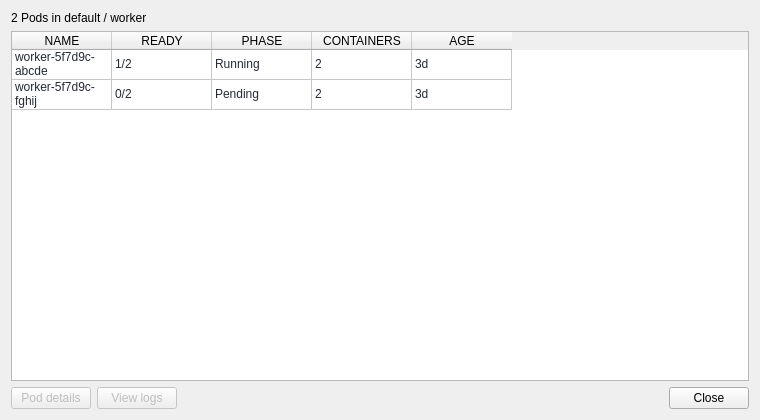
<?xml version="1.0" encoding="UTF-8"?>
<ui version="4.0">
 <class>PodsDialog</class>
 <widget class="QDialog" name="PodsDialog">
  <property name="minimumSize">
   <size>
    <width>760</width>
    <height>420</height>
   </size>
  </property>
  <property name="windowTitle">
   <string>Pods</string>
  </property>
  <layout class="QVBoxLayout" name="podsLayout" stretch="0,1,0">
   <item>
    <widget class="QLabel" name="summaryLabel">
     <property name="text">
      <string notr="true">2 Pods in default / worker</string>
     </property>
    </widget>
   </item>
   <item>
    <widget class="QTableWidget" name="podsTable">
     <property name="editTriggers">
      <set>QAbstractItemView::NoEditTriggers</set>
     </property>
     <property name="alternatingRowColors">
      <bool>false</bool>
     </property>
     <property name="selectionMode">
      <enum>QAbstractItemView::SingleSelection</enum>
     </property>
     <property name="selectionBehavior">
      <enum>QAbstractItemView::SelectRows</enum>
     </property>
     <attribute name="verticalHeaderVisible">
      <bool>false</bool>
     </attribute>
     <column>
      <property name="text">
       <string>NAME</string>
      </property>
     </column>
     <column>
      <property name="text">
       <string>READY</string>
      </property>
     </column>
     <column>
      <property name="text">
       <string>PHASE</string>
      </property>
     </column>
     <column>
      <property name="text">
       <string>CONTAINERS</string>
      </property>
     </column>
     <column>
      <property name="text">
       <string>AGE</string>
      </property>
     </column>
     <row />
     <row />
     <item row="0" column="0">
      <property name="text">
       <string notr="true">worker-5f7d9c-abcde</string>
      </property>
      <property name="foreground">
       <brush brushstyle="SolidPattern">
        <color alpha="255">
         <red>36</red>
         <green>42</green>
         <blue>51</blue>
        </color>
       </brush>
      </property>
     </item>
     <item row="0" column="1">
      <property name="text">
       <string notr="true">1/2</string>
      </property>
      <property name="foreground">
       <brush brushstyle="SolidPattern">
        <color alpha="255">
         <red>36</red>
         <green>42</green>
         <blue>51</blue>
        </color>
       </brush>
      </property>
     </item>
     <item row="0" column="2">
      <property name="text">
       <string notr="true">Running</string>
      </property>
      <property name="foreground">
       <brush brushstyle="SolidPattern">
        <color alpha="255">
         <red>36</red>
         <green>42</green>
         <blue>51</blue>
        </color>
       </brush>
      </property>
     </item>
     <item row="0" column="3">
      <property name="text">
       <string notr="true">2</string>
      </property>
      <property name="foreground">
       <brush brushstyle="SolidPattern">
        <color alpha="255">
         <red>36</red>
         <green>42</green>
         <blue>51</blue>
        </color>
       </brush>
      </property>
     </item>
     <item row="0" column="4">
      <property name="text">
       <string notr="true">3d</string>
      </property>
      <property name="foreground">
       <brush brushstyle="SolidPattern">
        <color alpha="255">
         <red>36</red>
         <green>42</green>
         <blue>51</blue>
        </color>
       </brush>
      </property>
     </item>
     <item row="1" column="0">
      <property name="text">
       <string notr="true">worker-5f7d9c-fghij</string>
      </property>
      <property name="foreground">
       <brush brushstyle="SolidPattern">
        <color alpha="255">
         <red>36</red>
         <green>42</green>
         <blue>51</blue>
        </color>
       </brush>
      </property>
     </item>
     <item row="1" column="1">
      <property name="text">
       <string notr="true">0/2</string>
      </property>
      <property name="foreground">
       <brush brushstyle="SolidPattern">
        <color alpha="255">
         <red>36</red>
         <green>42</green>
         <blue>51</blue>
        </color>
       </brush>
      </property>
     </item>
     <item row="1" column="2">
      <property name="text">
       <string notr="true">Pending</string>
      </property>
      <property name="foreground">
       <brush brushstyle="SolidPattern">
        <color alpha="255">
         <red>36</red>
         <green>42</green>
         <blue>51</blue>
        </color>
       </brush>
      </property>
     </item>
     <item row="1" column="3">
      <property name="text">
       <string notr="true">2</string>
      </property>
      <property name="foreground">
       <brush brushstyle="SolidPattern">
        <color alpha="255">
         <red>36</red>
         <green>42</green>
         <blue>51</blue>
        </color>
       </brush>
      </property>
     </item>
     <item row="1" column="4">
      <property name="text">
       <string notr="true">3d</string>
      </property>
      <property name="foreground">
       <brush brushstyle="SolidPattern">
        <color alpha="255">
         <red>36</red>
         <green>42</green>
         <blue>51</blue>
        </color>
       </brush>
      </property>
     </item>
     <property name="variant" stdset="0">
      <string notr="true">data</string>
     </property>
    </widget>
   </item>
   <item>
    <layout class="QHBoxLayout" name="podsActions">
     <item>
      <widget class="QPushButton" name="detailsButton">
       <property name="text">
        <string>Pod details</string>
       </property>
       <property name="enabled">
        <bool>false</bool>
       </property>
      </widget>
     </item>
     <item>
      <widget class="QPushButton" name="logsButton">
       <property name="text">
        <string>View logs</string>
       </property>
       <property name="enabled">
        <bool>false</bool>
       </property>
      </widget>
     </item>
     <item>
      <spacer name="podsActionsSpacer">
       <property name="orientation">
        <enum>Qt::Horizontal</enum>
       </property>
       <property name="sizeHint" stdset="0">
        <size>
         <width>40</width>
         <height>20</height>
        </size>
       </property>
      </spacer>
     </item>
     <item>
      <widget class="QPushButton" name="closeButton">
       <property name="text">
        <string>Close</string>
       </property>
      </widget>
     </item>
    </layout>
   </item>
  </layout>
 </widget>
 <resources />
 <connections />
</ui>
